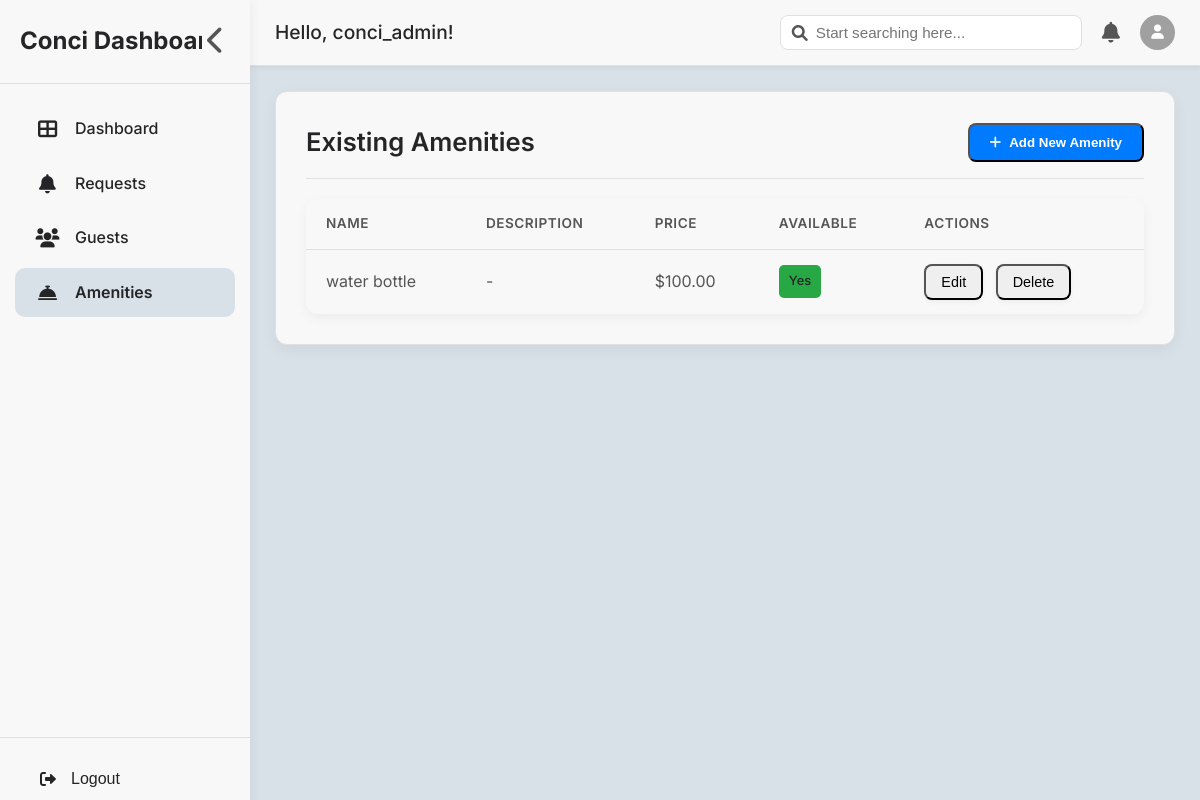
/dashboard/amenities/ (signed in), run on an earlier commit of the app's database.
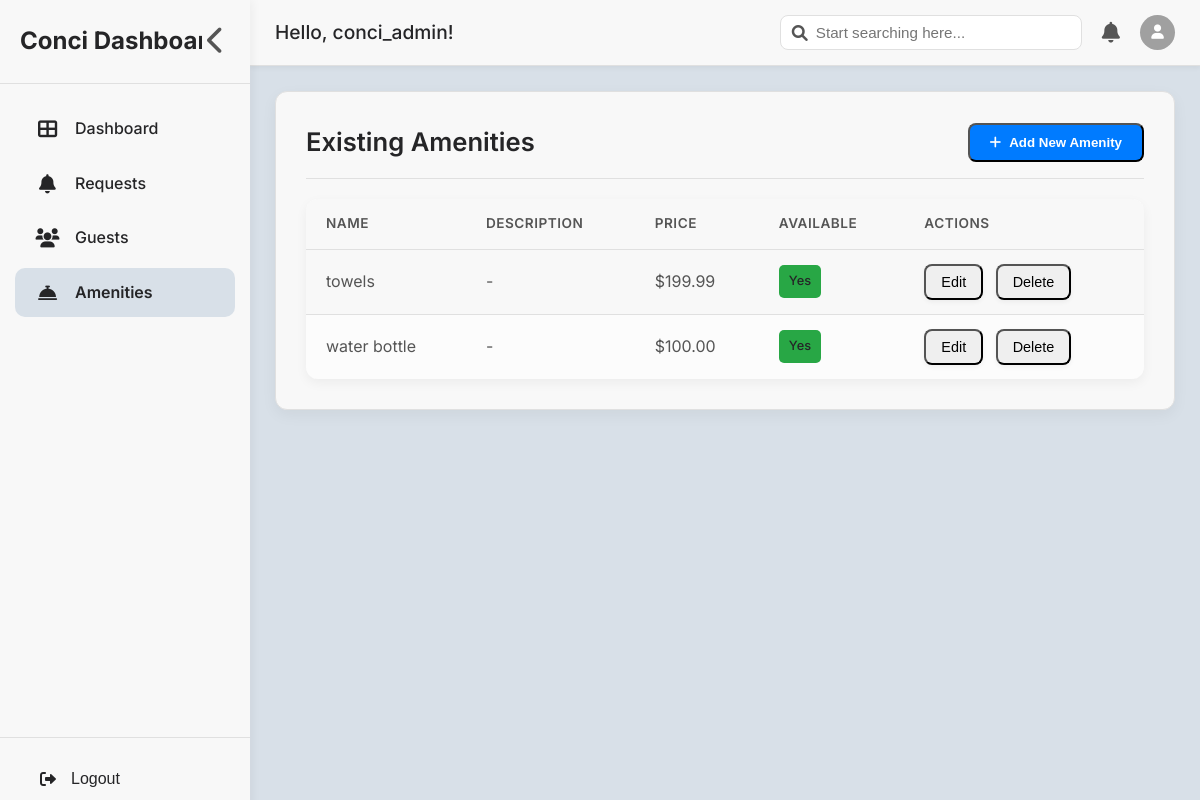
And on a later commit of the database.
### main/models.py (models this page shows, shortened)
class Amenity(models.Model):
    name = models.CharField(max_length=100, unique=True)
    description = models.TextField(blank=True, null=True)
    price = models.DecimalField(max_digits=10, decimal_places=2, help_text="Cost per unit of this amenity.")
    is_available = models.BooleanField(default=True)
    created_at = models.DateTimeField(auto_now_add=True)
    updated_at = models.DateTimeField(auto_now=True)
    class Meta:
        verbose_name_plural = "Amenities" # Correct pluralization in admin
        ordering = ['name']

### main/views.py (the view)
# urls.py: path('dashboard/amenities/', views.amenity_management, name='amenity_management'),
@login_required
def amenity_management(request):
    user_hotel = None
    try:
        user_profile = request.user.profile
        user_hotel = user_profile.hotel
    except UserProfile.DoesNotExist:
        logout(request)
        return redirect('login')
    except AttributeError:
        logout(request)
        return redirect('login')
    if not user_hotel:
        logout(request)
        return redirect('login')
    amenities = Amenity.objects.all().order_by('name') # Get all amenities
    if request.method == 'POST':
        amenity_id = request.POST.get('amenity_id')
        if amenity_id:
            amenity_instance = get_object_or_404(Amenity, id=amenity_id)
            form = AmenityForm(request.POST, instance=amenity_instance)
        else:
            form = AmenityForm(request.POST)
        if form.is_valid():
            form.save()
            return JsonResponse({'success': True, 'message': 'Amenity saved successfully.'})
        else:
            return JsonResponse({'success': False, 'errors': form.errors.as_json()}, status=400)
    else: # GET request
        form = AmenityForm() # Empty form for adding new amenity
    context = {
        'page_title': 'Amenity Management',
        'current_main_tab': 'amenities', # Set a new main tab for amenities
        'form': form,
        'amenities': amenities,
    }
    return render(request, 'main/amenity_management.html', context)

### main/forms.py (shortened to what this page needs)
class AmenityForm(forms.ModelForm):
    class Meta:
        model = Amenity
        fields = ['name', 'description', 'price', 'is_available']
        widgets = {
            'name': forms.TextInput(attrs={'class': 'form-control'}),
            'description': forms.Textarea(attrs={'class': 'form-control', 'rows': 3}),
            'price': forms.NumberInput(attrs={'class': 'form-control', 'step': '0.01'}),
            'is_available': forms.CheckboxInput(attrs={'class': 'form-check-input'})
        }

### main/templates/main/amenity_management.html (shortened to what this page needs)
<!DOCTYPE html>
<html lang="en">
<head>
    <link rel="stylesheet" href="https://cdnjs.cloudflare.com/ajax/libs/font-awesome/6.0.0-beta3/css/all.min.css">
</head>
<body>
    <div class="sidebar" id="sidebar">
        <div>
            <div class="sidebar-header">
                <span class="full-text">Conci Dashboard</span>
                <button class="toggle-btn" id="sidebarToggle">
                    <i class="fas fa-chevron-left"></i>
                </button>
            </div>
            <nav class="sidebar-nav">
                <ul>
                    <li><a href="{% url 'main:home_dashboard' %}" class="nav-link {% if current_main_tab == 'home' %}active{% endif %}">
                        <i class="fas fa-th-large"></i> <span>Dashboard</span>
                    </a></li>
                    <li><a href="{% url 'main:guest_requests_dashboard' %}" class="nav-link {% if current_main_tab == 'requests' %}active{% endif %}">
                        <i class="fas fa-bell"></i> <span>Requests</span>
                    </a></li>
                    <li><a href="{% url 'main:guest_management' %}" class="nav-link {% if current_main_tab == 'guest_management' %}active{% endif %}">
                        <i class="fas fa-users"></i> <span>Guests</span>
                    </a></li>
                    <li><a href="{% url 'main:amenity_management' %}" class="nav-link {% if current_main_tab == 'amenities' %}active{% endif %}">
                        <i class="fas fa-concierge-bell"></i> <span>Amenities</span>
                    </a></li>
                </ul>
            </nav>
        </div>
        <div class="sidebar-footer">
            <form action="{% url 'logout' %}" method="post">
                <button type="submit"><i class="fas fa-sign-out-alt"></i> <span>Logout</span></button>
            </form>
        </div>
    </div>
    <div class="main-area" id="mainArea">
        <header>
            <div class="header-left">
                Hello, {{ user.username }}!
            </div>
            <div class="header-right">
                <div class="search-bar">
                    <i class="fas fa-search"></i>
                    <input type="text" placeholder="Start searching here...">
                </div>
                <div class="notification-bell" id="notificationBell">
                    <i class="fas fa-bell"></i>
                </div>
                <div class="user-avatar">
                    <i class="fas fa-user"></i>
                </div>
            </div>
        </header>
        <div class="main-content">
            <div class="container">
                <div class="amenity-management-header">
                    <h2>Existing Amenities</h2>
                    <button id="addAmenityButton" class="add-amenity-btn">
                        <i class="fas fa-plus"></i> Add New Amenity
                    </button>
                </div>
                {% if amenities %}
                    <div class="table-responsive">
                        <table>
                            <thead>
                                <tr>
                                    <th>Name</th>
                                    <th>Description</th>
                                    <th>Price</th>
                                    <th>Available</th>
                                    <th>Actions</th>
                                </tr>
                            </thead>
                            <tbody>
                                {% for amenity in amenities %}
                                <tr>
                                    <td>{{ amenity.name }}</td>
                                    <td>{{ amenity.description|default:"-" }}</td>
                                    <td>${{ amenity.price|floatformat:2 }}</td>
                                    <td>
                                        <span class="status-{% if amenity.is_available %}available{% else %}unavailable{% endif %}">
                                            {% if amenity.is_available %}Yes{% else %}No{% endif %}
                                        </span>
                                    </td>
                                    <td class="action-buttons">
                                        <button class="edit-amenity-btn"
                                            data-id="{{ amenity.id }}"
                                            data-name="{{ amenity.name }}"
                                            data-description="{{ amenity.description|default:'' }}"
                                            data-price="{{ amenity.price|floatformat:2 }}"
                                            data-is-available="{% if amenity.is_available %}true{% else %}false{% endif %}">
                                            Edit
                                        </button>
                                        <button class="delete-amenity-btn" data-id="{{ amenity.id }}">
                                            Delete
                                        </button>
                                    </td>
                                </tr>
                                {% endfor %}
                            </tbody>
                        </table>
                    </div>
                {% else %}
                    <p>No amenities added yet.</p>
                {% endif %}
            </div>
        </div>
    </div>
</body>
</html>

What changed in the data, as far as the page shows it:
added Amenity: name "towels", description "-", price "199.99", is_available "Yes"
